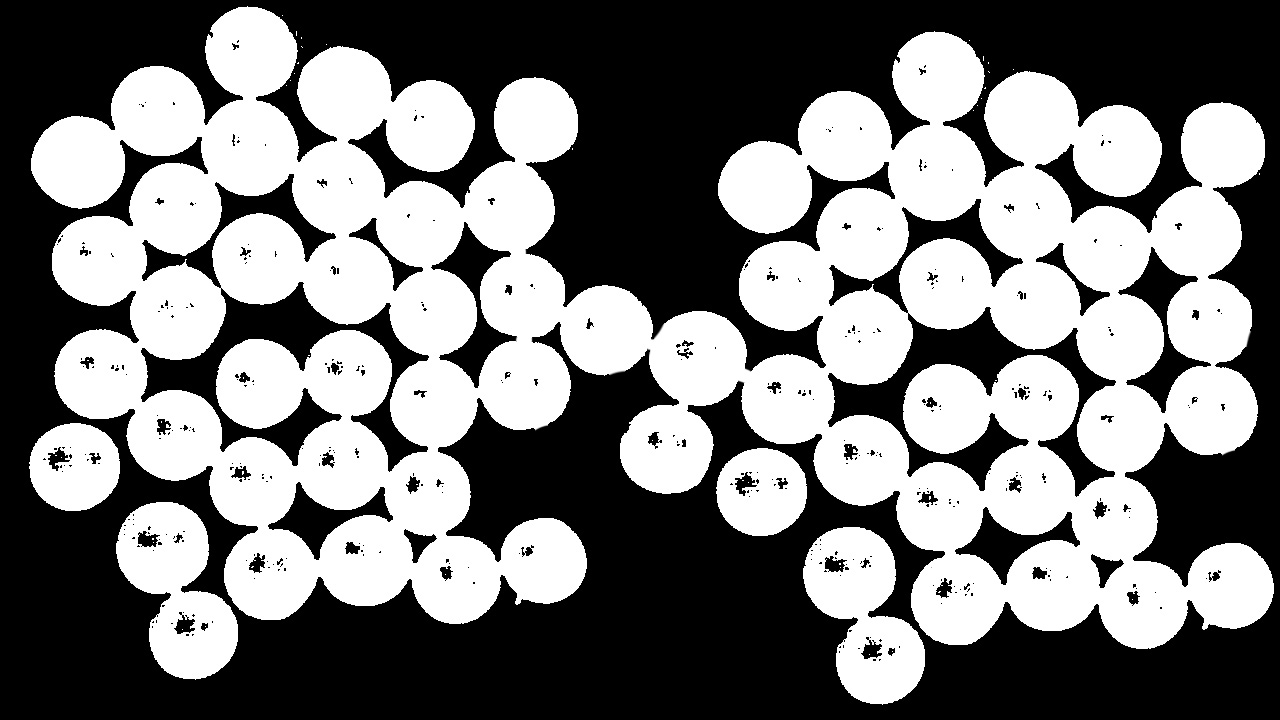
#> input picture image.jpg, 1280 x 720 px
$ python main.py
#> lines starting #> are read from the running program, lines starting #| are printed output that depends on the picture; after the words box and inside, x2 and y2 are one past the last pixel; in counts of white or black regions, pixels touching at a corner belong together
import cv2
import numpy as np

# from matplotlib import pyplot as plt

SIZE = 6300

print("\n")

img = cv2.imread ('image.jpg', 0)
#> img is the input picture: shape (720, 1280); min 0, max 255, mean 121.6
img = cv2.medianBlur (img, 5)
mask = np.zeros(img.shape, dtype=np.uint8)

ret,th1 = cv2.threshold(img,127,255,cv2.THRESH_BINARY)
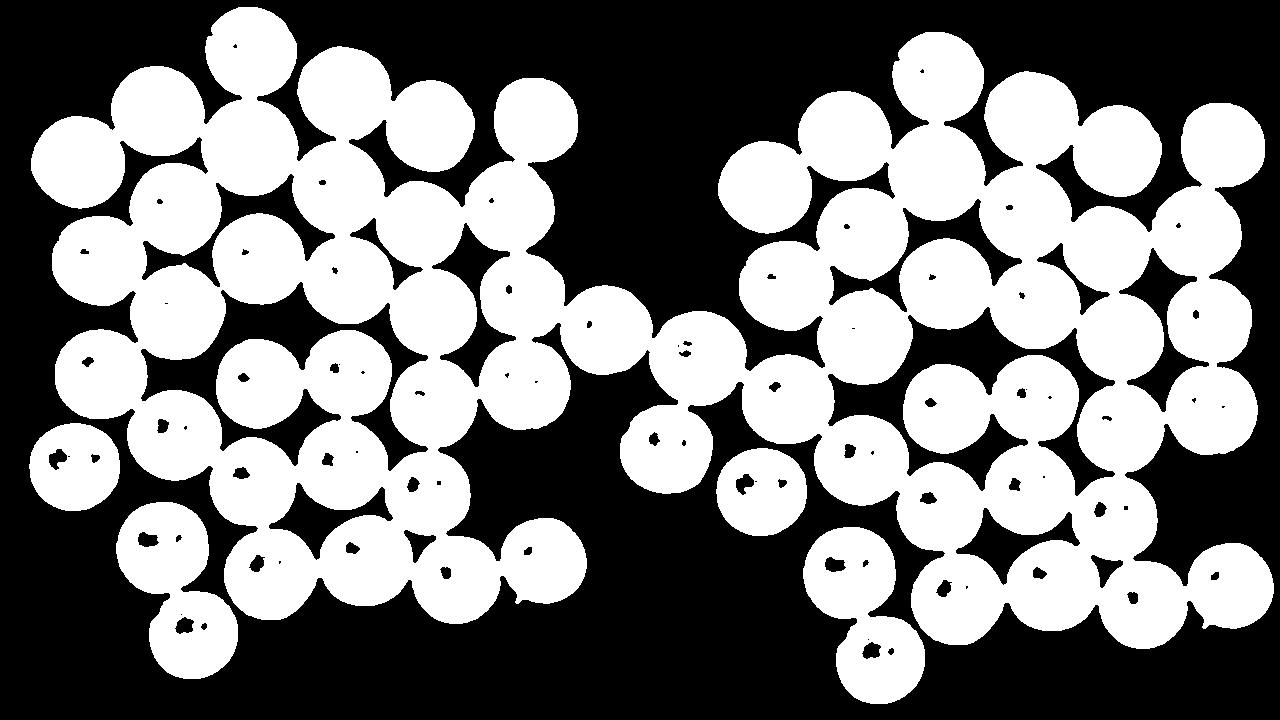
#> th1: shape (720, 1280); 47.9% white; 5 white regions, box (x1, y1, x2, y2) and area: (31, 7, 1274, 649) 404490, (116, 502, 238, 679) 12526, (803, 527, 925, 704) 12526, (29, 423, 120, 511) 6056, (716, 448, 807, 536) 6056
th2 = cv2.adaptiveThreshold(img,255,cv2.ADAPTIVE_THRESH_MEAN_C, cv2.THRESH_BINARY,11,2)
#> th2: shape (720, 1280); 88.4% white; 123 black regions (58 under 20 px), largest, box (x1, y1, x2, y2) and area: (24, 2, 1279, 709) 66722, (141, 282, 428, 471) 8461, (828, 307, 1115, 496) 8460
th3 = cv2.adaptiveThreshold(img,255,cv2.ADAPTIVE_THRESH_GAUSSIAN_C, cv2.THRESH_BINARY,11,2)
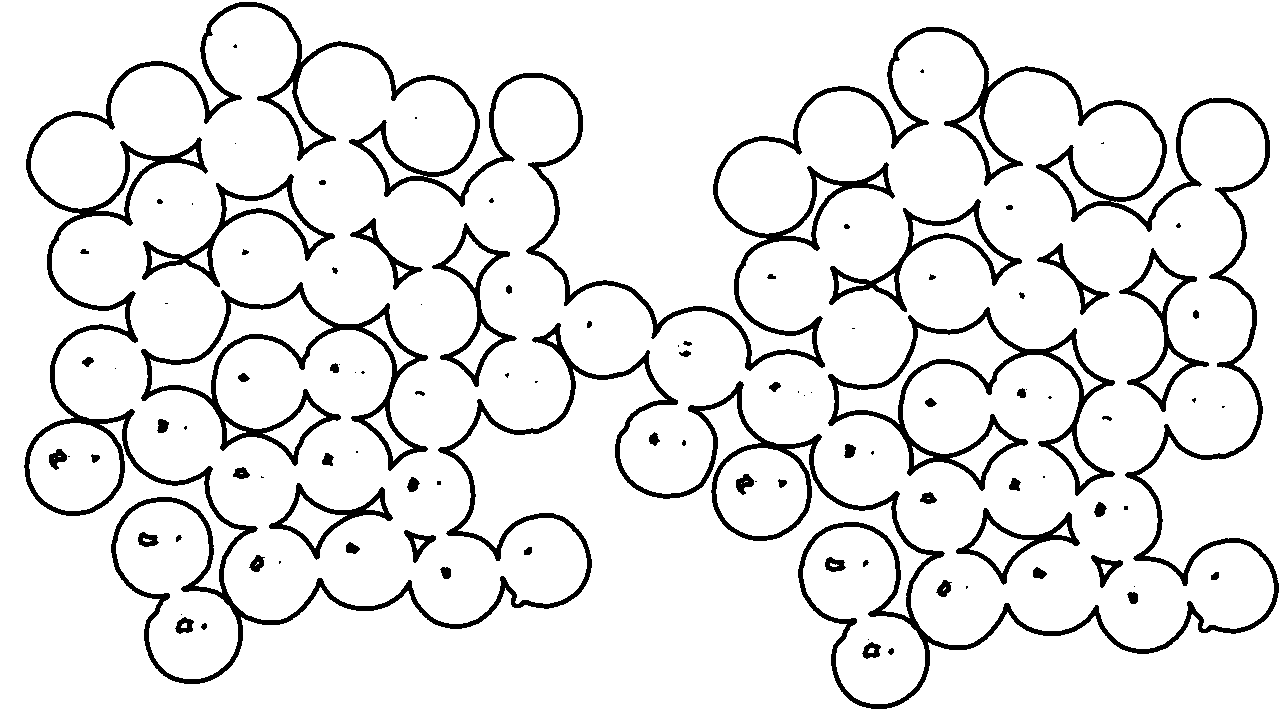
#> th3: shape (720, 1280); 90.7% white; 105 black regions (40 under 20 px), largest, box (x1, y1, x2, y2) and area: (24, 2, 1279, 709) 52349, (141, 282, 428, 471) 6775, (828, 307, 1115, 496) 6771
# [8 lines of commented-out code are left out]

kernel = np.ones((0,0),np.uint8)
opening = cv2.morphologyEx(th1, cv2.MORPH_OPEN, kernel, iterations=8)
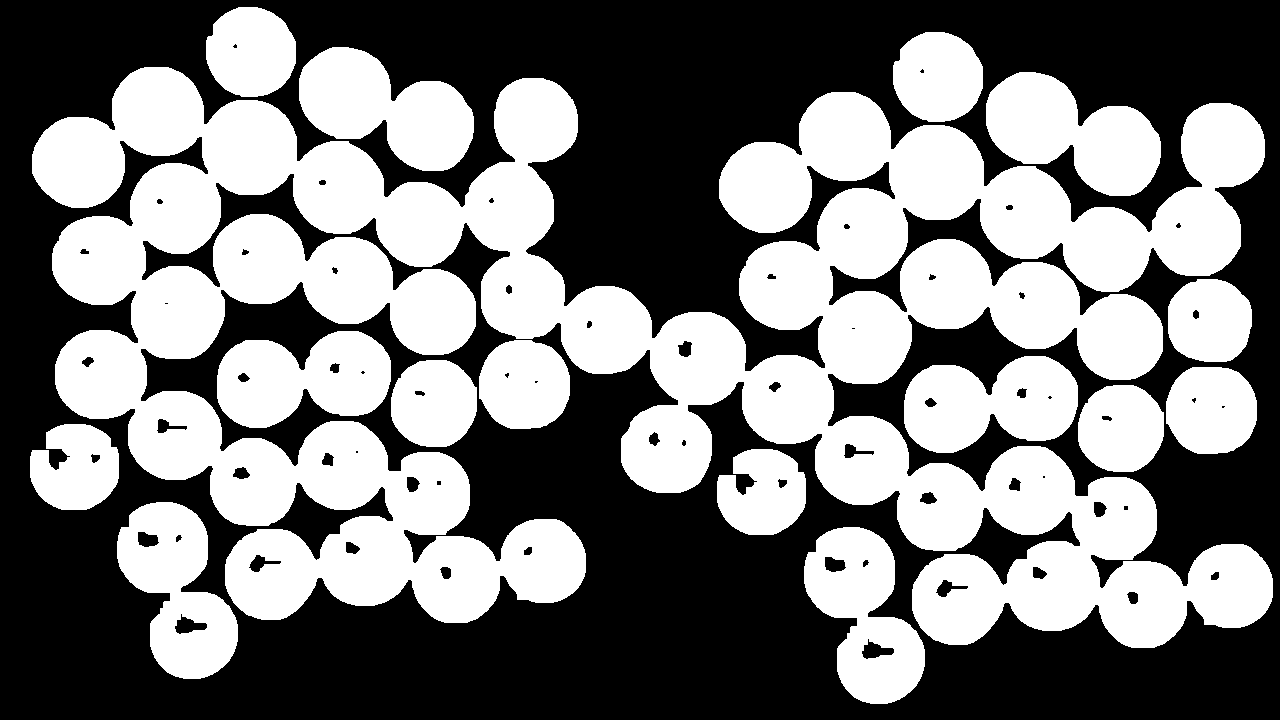
#> opening: shape (720, 1280); 47.5% white; 16 white regions
cnts = cv2.findContours(opening, cv2.RETR_TREE, cv2.CHAIN_APPROX_SIMPLE)
#> cnts = 80 contours, 12 with area under 20; largest, box (x1, y1, x2, y2) and area: (32, 67, 1273, 648) 304588, (986, 72, 1161, 196) 12878, (299, 47, 474, 171) 12878, (804, 527, 925, 704) 12649, (117, 502, 238, 679) 12649

cnts = cnts[0] if len(cnts) == 2 else cnts[1]

blobs = 0
i = 0
count = 0
for c in cnts:
    i += 1
    area = cv2.contourArea(c)
    cv2.drawContours(mask, [c], -1, (36,255,12), -1)

    stri = str(i)
    stri += ")"
    print(stri, area)
    count = (area/SIZE)
    count = round(count)

    print("Число сфер:", count)
    blobs += count
#> this loop made 80 passes
#> (area, stri, count, blobs) on passes 1 to 12: (12649, '1)', 2, 2), (376, '2)', 0, 2), (37, '3)', 0, 2), (267, '4)', 0, 2), (12649, '5)', 2, 4), (376, '6)', 0, 4), (37, '7)', 0, 4), (267, '8)', 0, 4), (5684.5, '9)', 1, 5), (68, '10)', 0, 5), (5684.5, '11)', 1, 6), (68, '12)', 0, 6)
#> (printed output is left out)
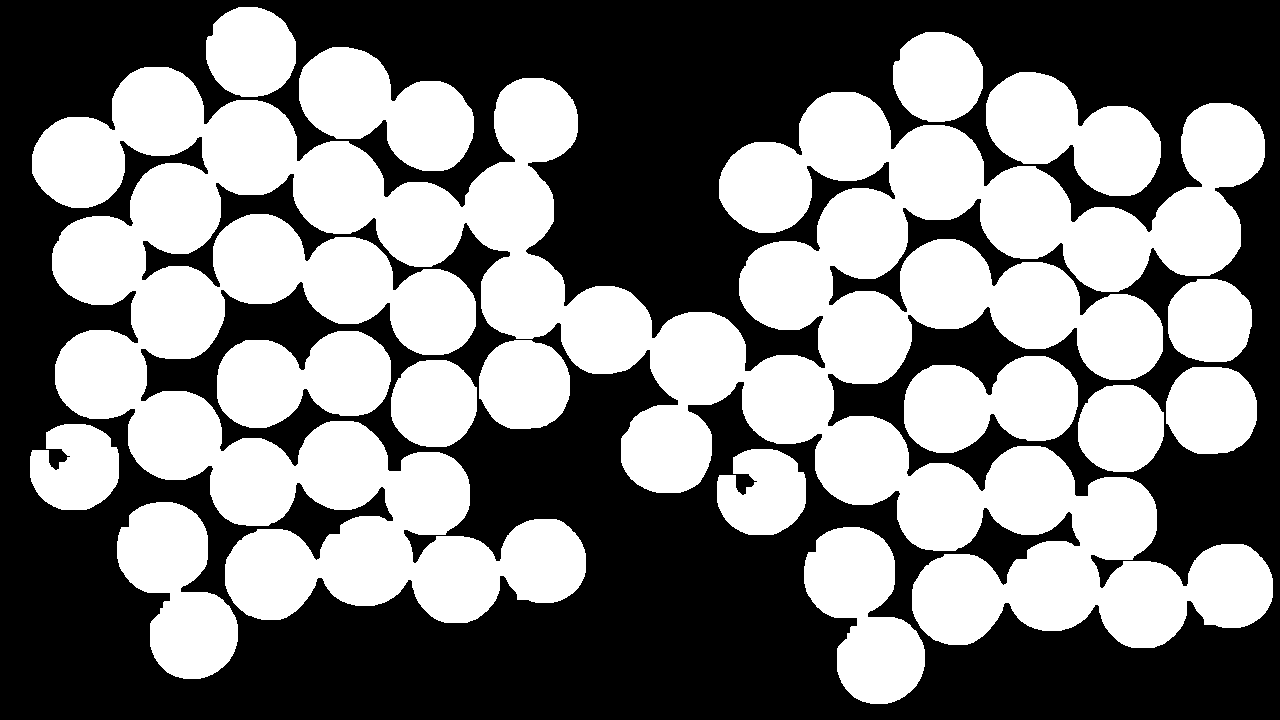
#> mask: shape (720, 1280); values 0 (black) and 36 (white), 48% white; 16 white regions, largest, box (x1, y1, x2, y2) and area: (32, 67, 1273, 648) 310248, (299, 47, 474, 171) 13120, (986, 72, 1161, 196) 13120
#> after the loop, blobs = 69; i = 80

print('\nОбщее число сфер:', blobs)
#| Общее число сфер: 69


mask = cv2.resize(mask, (960, 540))
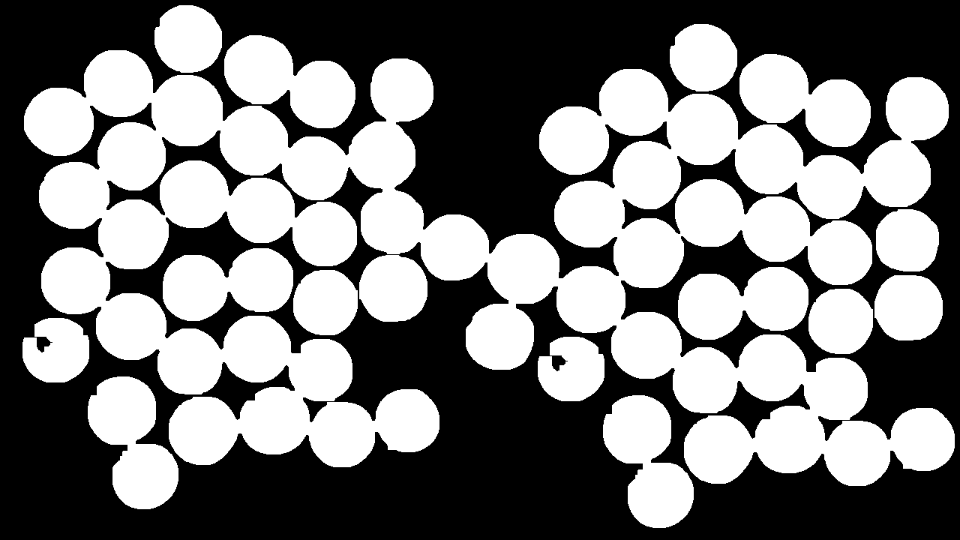
#> mask: shape (540, 960); min 0, max 36, mean 17.3; drawn with min black and max white
cv2.imshow('mask', mask)

cv2.waitKey()
